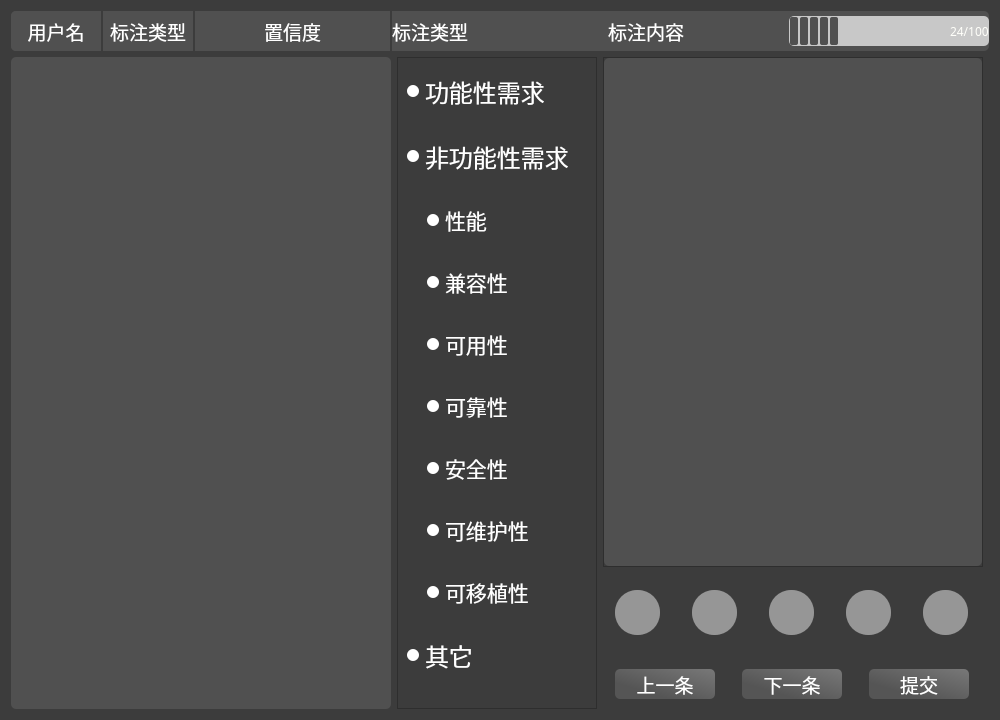
<?xml version="1.0" encoding="UTF-8"?>
<ui version="4.0">
 <class>CorrectWidget</class>
 <widget class="QWidget" name="CorrectWidget">
  <property name="geometry">
   <rect>
    <x>0</x>
    <y>0</y>
    <width>1000</width>
    <height>720</height>
   </rect>
  </property>
  <property name="windowTitle">
   <string>审阅</string>
  </property>
  <property name="windowIcon">
   <iconset resource="../Resource/image.qrc">
    <normaloff>:/img/icon.png</normaloff>:/img/icon.png</iconset>
  </property>
  <property name="styleSheet">
   <string notr="true">QWidget{
	background-color: rgb(60, 60, 60);
	color: rgb(255, 255, 255);
}</string>
  </property>
  <layout class="QGridLayout" name="gridLayout">
   <item row="1" column="1" rowspan="3" colspan="2">
    <widget class="QFrame" name="frame">
     <property name="sizePolicy">
      <sizepolicy hsizetype="Minimum" vsizetype="Minimum">
       <horstretch>0</horstretch>
       <verstretch>0</verstretch>
      </sizepolicy>
     </property>
     <property name="minimumSize">
      <size>
       <width>200</width>
       <height>530</height>
      </size>
     </property>
     <property name="maximumSize">
      <size>
       <width>200</width>
       <height>16777215</height>
      </size>
     </property>
     <property name="styleSheet">
      <string notr="true">this{
	background-color: rgb(60, 60, 60);
	color: rgb(255, 255, 255);
}</string>
     </property>
     <property name="frameShape">
      <enum>QFrame::StyledPanel</enum>
     </property>
     <property name="frameShadow">
      <enum>QFrame::Raised</enum>
     </property>
     <widget class="QRadioButton" name="btn_Type1">
      <property name="geometry">
       <rect>
        <x>10</x>
        <y>19</y>
        <width>138</width>
        <height>31</height>
       </rect>
      </property>
      <property name="font">
       <font>
        <family>微软雅黑 Light</family>
        <pointsize>18</pointsize>
       </font>
      </property>
      <property name="styleSheet">
       <string notr="true">QRadioButton{
	color: rgb(255, 255, 255);
	background-color: transparent;
}
QRadioButton::indicator {
    width:                  12px;
    height:                 12px;
    border-radius:          6px;
	background-color: rgb(255, 255, 255);
}
 
QRadioButton::indicator:checked {
	width: 8px;
    height: 8px;
	border-radius: 6px;
	border: 2px solid white;
    background-color: rgb(150, 150, 150);
}</string>
      </property>
      <property name="text">
       <string>功能性需求</string>
      </property>
      <property name="autoExclusive">
       <bool>true</bool>
      </property>
     </widget>
     <widget class="QRadioButton" name="btn_Type2">
      <property name="geometry">
       <rect>
        <x>10</x>
        <y>84</y>
        <width>162</width>
        <height>31</height>
       </rect>
      </property>
      <property name="font">
       <font>
        <family>微软雅黑 Light</family>
        <pointsize>18</pointsize>
       </font>
      </property>
      <property name="styleSheet">
       <string notr="true">QRadioButton{
	color: rgb(255, 255, 255);
	background-color: transparent;
}
QRadioButton::indicator {
    width:                  12px;
    height:                 12px;
    border-radius:          6px;
	background-color: rgb(255, 255, 255);
}
 
QRadioButton::indicator:checked {
	width: 8px;
    height: 8px;
	border-radius: 6px;
	border: 2px solid white;
    background-color: rgb(150, 150, 150);
}</string>
      </property>
      <property name="text">
       <string>非功能性需求</string>
      </property>
      <property name="autoExclusive">
       <bool>true</bool>
      </property>
     </widget>
     <widget class="QRadioButton" name="btn_Type3">
      <property name="geometry">
       <rect>
        <x>30</x>
        <y>149</y>
        <width>60</width>
        <height>28</height>
       </rect>
      </property>
      <property name="font">
       <font>
        <family>微软雅黑 Light</family>
        <pointsize>16</pointsize>
       </font>
      </property>
      <property name="styleSheet">
       <string notr="true">QRadioButton{
	color: rgb(255, 255, 255);
	background-color: transparent;
}
QRadioButton::indicator {
    width:                  12px;
    height:                 12px;
    border-radius:          6px;
	background-color: rgb(255, 255, 255);
}
 
QRadioButton::indicator:checked {
	width: 8px;
    height: 8px;
	border-radius: 6px;
	border: 2px solid white;
    background-color: rgb(150, 150, 150);
}</string>
      </property>
      <property name="text">
       <string>性能</string>
      </property>
      <property name="autoExclusive">
       <bool>true</bool>
      </property>
     </widget>
     <widget class="QRadioButton" name="btn_Type4">
      <property name="geometry">
       <rect>
        <x>30</x>
        <y>211</y>
        <width>81</width>
        <height>28</height>
       </rect>
      </property>
      <property name="font">
       <font>
        <family>微软雅黑 Light</family>
        <pointsize>16</pointsize>
       </font>
      </property>
      <property name="styleSheet">
       <string notr="true">QRadioButton{
	color: rgb(255, 255, 255);
	background-color: transparent;
}
QRadioButton::indicator {
    width:                  12px;
    height:                 12px;
    border-radius:          6px;
	background-color: rgb(255, 255, 255);
}
 
QRadioButton::indicator:checked {
	width: 8px;
    height: 8px;
	border-radius: 6px;
	border: 2px solid white;
    background-color: rgb(150, 150, 150);
}</string>
      </property>
      <property name="text">
       <string>兼容性</string>
      </property>
      <property name="autoExclusive">
       <bool>true</bool>
      </property>
     </widget>
     <widget class="QRadioButton" name="btn_Type5">
      <property name="geometry">
       <rect>
        <x>30</x>
        <y>273</y>
        <width>81</width>
        <height>28</height>
       </rect>
      </property>
      <property name="font">
       <font>
        <family>微软雅黑 Light</family>
        <pointsize>16</pointsize>
       </font>
      </property>
      <property name="styleSheet">
       <string notr="true">QRadioButton{
	color: rgb(255, 255, 255);
	background-color: transparent;
}
QRadioButton::indicator {
    width:                  12px;
    height:                 12px;
    border-radius:          6px;
	background-color: rgb(255, 255, 255);
}
 
QRadioButton::indicator:checked {
	width: 8px;
    height: 8px;
	border-radius: 6px;
	border: 2px solid white;
    background-color: rgb(150, 150, 150);
}</string>
      </property>
      <property name="text">
       <string>可用性</string>
      </property>
      <property name="autoExclusive">
       <bool>true</bool>
      </property>
     </widget>
     <widget class="QRadioButton" name="btn_Type8">
      <property name="geometry">
       <rect>
        <x>30</x>
        <y>459</y>
        <width>102</width>
        <height>28</height>
       </rect>
      </property>
      <property name="font">
       <font>
        <family>微软雅黑 Light</family>
        <pointsize>16</pointsize>
       </font>
      </property>
      <property name="styleSheet">
       <string notr="true">QRadioButton{
	color: rgb(255, 255, 255);
	background-color: transparent;
}
QRadioButton::indicator {
    width:                  12px;
    height:                 12px;
    border-radius:          6px;
	background-color: rgb(255, 255, 255);
}
 
QRadioButton::indicator:checked {
	width: 8px;
    height: 8px;
	border-radius: 6px;
	border: 2px solid white;
    background-color: rgb(150, 150, 150);
}</string>
      </property>
      <property name="text">
       <string>可维护性</string>
      </property>
      <property name="autoExclusive">
       <bool>true</bool>
      </property>
     </widget>
     <widget class="QRadioButton" name="btn_Type9">
      <property name="geometry">
       <rect>
        <x>30</x>
        <y>521</y>
        <width>102</width>
        <height>28</height>
       </rect>
      </property>
      <property name="font">
       <font>
        <family>微软雅黑 Light</family>
        <pointsize>16</pointsize>
       </font>
      </property>
      <property name="styleSheet">
       <string notr="true">QRadioButton{
	color: rgb(255, 255, 255);
	background-color: transparent;
}
QRadioButton::indicator {
    width:                  12px;
    height:                 12px;
    border-radius:          6px;
	background-color: rgb(255, 255, 255);
}
 
QRadioButton::indicator:checked {
	width: 8px;
    height: 8px;
	border-radius: 6px;
	border: 2px solid white;
    background-color: rgb(150, 150, 150);
}</string>
      </property>
      <property name="text">
       <string>可移植性</string>
      </property>
      <property name="autoExclusive">
       <bool>true</bool>
      </property>
     </widget>
     <widget class="QRadioButton" name="btn_Type10">
      <property name="geometry">
       <rect>
        <x>10</x>
        <y>583</y>
        <width>66</width>
        <height>31</height>
       </rect>
      </property>
      <property name="font">
       <font>
        <family>微软雅黑 Light</family>
        <pointsize>18</pointsize>
       </font>
      </property>
      <property name="styleSheet">
       <string notr="true">QRadioButton{
	color: rgb(255, 255, 255);
	background-color: transparent;
}
QRadioButton::indicator {
    width:                  12px;
    height:                 12px;
    border-radius:          6px;
	background-color: rgb(255, 255, 255);
}
 
QRadioButton::indicator:checked {
	width: 8px;
    height: 8px;
	border-radius: 6px;
	border: 2px solid white;
    background-color: rgb(150, 150, 150);
}</string>
      </property>
      <property name="text">
       <string>其它</string>
      </property>
      <property name="autoExclusive">
       <bool>true</bool>
      </property>
     </widget>
     <widget class="QRadioButton" name="btn_Type6">
      <property name="geometry">
       <rect>
        <x>30</x>
        <y>335</y>
        <width>81</width>
        <height>28</height>
       </rect>
      </property>
      <property name="font">
       <font>
        <family>微软雅黑 Light</family>
        <pointsize>16</pointsize>
       </font>
      </property>
      <property name="styleSheet">
       <string notr="true">QRadioButton{
	color: rgb(255, 255, 255);
	background-color: transparent;
}
QRadioButton::indicator {
    width:                  12px;
    height:                 12px;
    border-radius:          6px;
	background-color: rgb(255, 255, 255);
}
 
QRadioButton::indicator:checked {
	width: 8px;
    height: 8px;
	border-radius: 6px;
	border: 2px solid white;
    background-color: rgb(150, 150, 150);
}</string>
      </property>
      <property name="text">
       <string>可靠性</string>
      </property>
      <property name="autoExclusive">
       <bool>true</bool>
      </property>
     </widget>
     <widget class="QRadioButton" name="btn_Type7">
      <property name="geometry">
       <rect>
        <x>30</x>
        <y>397</y>
        <width>81</width>
        <height>28</height>
       </rect>
      </property>
      <property name="font">
       <font>
        <family>微软雅黑 Light</family>
        <pointsize>16</pointsize>
       </font>
      </property>
      <property name="styleSheet">
       <string notr="true">QRadioButton{
	color: rgb(255, 255, 255);
	background-color: transparent;
}
QRadioButton::indicator {
    width:                  12px;
    height:                 12px;
    border-radius:          6px;
	background-color: rgb(255, 255, 255);
}
 
QRadioButton::indicator:checked {
	width: 8px;
    height: 8px;
	border-radius: 6px;
	border: 2px solid white;
    background-color: rgb(150, 150, 150);
}</string>
      </property>
      <property name="text">
       <string>安全性</string>
      </property>
      <property name="autoExclusive">
       <bool>true</bool>
      </property>
     </widget>
    </widget>
   </item>
   <item row="1" column="0" rowspan="3">
    <widget class="QFrame" name="frame_toCorrect">
     <property name="minimumSize">
      <size>
       <width>380</width>
       <height>530</height>
      </size>
     </property>
     <property name="styleSheet">
      <string notr="true">QFrame{
	border: 0px;
	border-radius: 5px;
}</string>
     </property>
     <property name="frameShape">
      <enum>QFrame::StyledPanel</enum>
     </property>
     <property name="frameShadow">
      <enum>QFrame::Raised</enum>
     </property>
     <layout class="QVBoxLayout" name="verticalLayout">
      <property name="leftMargin">
       <number>0</number>
      </property>
      <property name="topMargin">
       <number>0</number>
      </property>
      <property name="rightMargin">
       <number>0</number>
      </property>
      <property name="bottomMargin">
       <number>0</number>
      </property>
      <item>
       <widget class="QScrollArea" name="scrollArea">
        <property name="sizePolicy">
         <sizepolicy hsizetype="Minimum" vsizetype="Minimum">
          <horstretch>0</horstretch>
          <verstretch>0</verstretch>
         </sizepolicy>
        </property>
        <property name="minimumSize">
         <size>
          <width>0</width>
          <height>0</height>
         </size>
        </property>
        <property name="styleSheet">
         <string notr="true">QScrollArea{
	border: 0px;
}</string>
        </property>
        <property name="widgetResizable">
         <bool>true</bool>
        </property>
        <widget class="QWidget" name="scrollAreaWidgetContents">
         <property name="geometry">
          <rect>
           <x>0</x>
           <y>0</y>
           <width>380</width>
           <height>656</height>
          </rect>
         </property>
         <property name="styleSheet">
          <string notr="true">QWidget{
	background-color: rgb(80, 80, 80);
	border-radius: 5px;
}</string>
         </property>
        </widget>
       </widget>
      </item>
     </layout>
    </widget>
   </item>
   <item row="3" column="3">
    <widget class="QFrame" name="frame_btn">
     <property name="sizePolicy">
      <sizepolicy hsizetype="Minimum" vsizetype="Preferred">
       <horstretch>0</horstretch>
       <verstretch>0</verstretch>
      </sizepolicy>
     </property>
     <property name="minimumSize">
      <size>
       <width>150</width>
       <height>50</height>
      </size>
     </property>
     <property name="styleSheet">
      <string notr="true">QFrame{
	border: 0px;
}</string>
     </property>
     <property name="frameShape">
      <enum>QFrame::StyledPanel</enum>
     </property>
     <property name="frameShadow">
      <enum>QFrame::Raised</enum>
     </property>
     <layout class="QHBoxLayout" name="horizontalLayout_2">
      <property name="spacing">
       <number>15</number>
      </property>
      <property name="leftMargin">
       <number>0</number>
      </property>
      <property name="topMargin">
       <number>0</number>
      </property>
      <property name="rightMargin">
       <number>0</number>
      </property>
      <property name="bottomMargin">
       <number>0</number>
      </property>
      <item>
       <widget class="QPushButton" name="btn_Last">
        <property name="minimumSize">
         <size>
          <width>60</width>
          <height>25</height>
         </size>
        </property>
        <property name="maximumSize">
         <size>
          <width>100</width>
          <height>30</height>
         </size>
        </property>
        <property name="font">
         <font>
          <family>Agency FB</family>
          <pointsize>14</pointsize>
         </font>
        </property>
        <property name="styleSheet">
         <string notr="true">QPushButton{
background-color: qlineargradient(spread:repeat, x1:0, y1:1, x2:1, y2:0, stop:0.272727 rgba(85, 85, 85, 255), stop:1 rgba(120, 120, 120, 255));
border-color: rgb(100, 100, 100);
color: rgb(255, 255, 255);
border:2px;
border-radius:5px;
}
QPushButton:hover {
   background-color: qlineargradient(spread:repeat, x1:0, y1:1, x2:1, y2:0, stop:0.272727 rgba(120, 120, 120, 255), stop:1 rgba(85, 85, 85, 255));
}
QPushButton:pressed {
    padding-left: 5px;
    padding-top: 5px;
    background-color: rgb(120, 120, 120);
}</string>
        </property>
        <property name="text">
         <string>上一条</string>
        </property>
        <property name="flat">
         <bool>false</bool>
        </property>
       </widget>
      </item>
      <item>
       <widget class="QPushButton" name="btn_Next">
        <property name="minimumSize">
         <size>
          <width>60</width>
          <height>25</height>
         </size>
        </property>
        <property name="maximumSize">
         <size>
          <width>100</width>
          <height>30</height>
         </size>
        </property>
        <property name="font">
         <font>
          <family>Agency FB</family>
          <pointsize>14</pointsize>
         </font>
        </property>
        <property name="styleSheet">
         <string notr="true">QPushButton{
background-color: qlineargradient(spread:repeat, x1:0, y1:1, x2:1, y2:0, stop:0.272727 rgba(85, 85, 85, 255), stop:1 rgba(120, 120, 120, 255));
border-color: rgb(100, 100, 100);
color: rgb(255, 255, 255);
border:2px;
border-radius:5px;
}
QPushButton:hover {
   background-color: qlineargradient(spread:repeat, x1:0, y1:1, x2:1, y2:0, stop:0.272727 rgba(120, 120, 120, 255), stop:1 rgba(85, 85, 85, 255));
}
QPushButton:pressed {
    padding-left: 5px;
    padding-top: 5px;
    background-color: rgb(120, 120, 120);
}</string>
        </property>
        <property name="text">
         <string>下一条</string>
        </property>
        <property name="flat">
         <bool>false</bool>
        </property>
       </widget>
      </item>
      <item>
       <widget class="QPushButton" name="btn_Submit">
        <property name="minimumSize">
         <size>
          <width>60</width>
          <height>25</height>
         </size>
        </property>
        <property name="maximumSize">
         <size>
          <width>100</width>
          <height>30</height>
         </size>
        </property>
        <property name="font">
         <font>
          <family>Agency FB</family>
          <pointsize>14</pointsize>
         </font>
        </property>
        <property name="styleSheet">
         <string notr="true">QPushButton{
background-color: qlineargradient(spread:repeat, x1:0, y1:1, x2:1, y2:0, stop:0.272727 rgba(85, 85, 85, 255), stop:1 rgba(120, 120, 120, 255));
border-color: rgb(100, 100, 100);
color: rgb(255, 255, 255);
border:2px;
border-radius:5px;
}
QPushButton:hover {
   background-color: qlineargradient(spread:repeat, x1:0, y1:1, x2:1, y2:0, stop:0.272727 rgba(120, 120, 120, 255), stop:1 rgba(85, 85, 85, 255));
}
QPushButton:pressed {
    padding-left: 5px;
    padding-top: 5px;
    background-color: rgb(120, 120, 120);
}</string>
        </property>
        <property name="text">
         <string>提交</string>
        </property>
        <property name="flat">
         <bool>false</bool>
        </property>
       </widget>
      </item>
     </layout>
    </widget>
   </item>
   <item row="0" column="0" colspan="5">
    <widget class="QFrame" name="frame_label">
     <property name="minimumSize">
      <size>
       <width>950</width>
       <height>40</height>
      </size>
     </property>
     <property name="maximumSize">
      <size>
       <width>16777215</width>
       <height>60</height>
      </size>
     </property>
     <property name="styleSheet">
      <string notr="true">QFrame{
	background-color: rgb(80, 80, 80);
	border-radius: 5px;
}</string>
     </property>
     <property name="frameShape">
      <enum>QFrame::StyledPanel</enum>
     </property>
     <property name="frameShadow">
      <enum>QFrame::Raised</enum>
     </property>
     <layout class="QHBoxLayout" name="horizontalLayout">
      <property name="spacing">
       <number>0</number>
      </property>
      <property name="leftMargin">
       <number>0</number>
      </property>
      <property name="topMargin">
       <number>0</number>
      </property>
      <property name="rightMargin">
       <number>0</number>
      </property>
      <property name="bottomMargin">
       <number>0</number>
      </property>
      <item>
       <widget class="QLabel" name="label_userName">
        <property name="sizePolicy">
         <sizepolicy hsizetype="Minimum" vsizetype="Minimum">
          <horstretch>0</horstretch>
          <verstretch>0</verstretch>
         </sizepolicy>
        </property>
        <property name="minimumSize">
         <size>
          <width>90</width>
          <height>20</height>
         </size>
        </property>
        <property name="maximumSize">
         <size>
          <width>120</width>
          <height>16777215</height>
         </size>
        </property>
        <property name="font">
         <font>
          <family>等线</family>
          <pointsize>14</pointsize>
         </font>
        </property>
        <property name="styleSheet">
         <string notr="true">QLabel{
	color: rgb(255, 255, 255);
	background-color: rgb(80, 80, 80);
	border: 0px;
}</string>
        </property>
        <property name="frameShape">
         <enum>QFrame::Box</enum>
        </property>
        <property name="text">
         <string>用户名</string>
        </property>
        <property name="alignment">
         <set>Qt::AlignCenter</set>
        </property>
       </widget>
      </item>
      <item>
       <widget class="QFrame" name="frame_line1">
        <property name="sizePolicy">
         <sizepolicy hsizetype="Fixed" vsizetype="Fixed">
          <horstretch>0</horstretch>
          <verstretch>0</verstretch>
         </sizepolicy>
        </property>
        <property name="minimumSize">
         <size>
          <width>2</width>
          <height>40</height>
         </size>
        </property>
        <property name="styleSheet">
         <string notr="true">QFrame{
	background-color: rgb(60, 60, 60);
}</string>
        </property>
        <property name="frameShape">
         <enum>QFrame::StyledPanel</enum>
        </property>
        <property name="frameShadow">
         <enum>QFrame::Raised</enum>
        </property>
        <property name="lineWidth">
         <number>0</number>
        </property>
       </widget>
      </item>
      <item>
       <widget class="QLabel" name="label_markClass">
        <property name="sizePolicy">
         <sizepolicy hsizetype="Minimum" vsizetype="Minimum">
          <horstretch>0</horstretch>
          <verstretch>0</verstretch>
         </sizepolicy>
        </property>
        <property name="minimumSize">
         <size>
          <width>90</width>
          <height>20</height>
         </size>
        </property>
        <property name="maximumSize">
         <size>
          <width>120</width>
          <height>16777215</height>
         </size>
        </property>
        <property name="font">
         <font>
          <family>等线</family>
          <pointsize>14</pointsize>
         </font>
        </property>
        <property name="styleSheet">
         <string notr="true">QLabel{
	color: rgb(255, 255, 255);
	background-color: rgb(80, 80, 80);
	border: 0px;
}</string>
        </property>
        <property name="frameShape">
         <enum>QFrame::Box</enum>
        </property>
        <property name="text">
         <string>标注类型</string>
        </property>
        <property name="alignment">
         <set>Qt::AlignCenter</set>
        </property>
       </widget>
      </item>
      <item>
       <widget class="QFrame" name="frame_line2">
        <property name="sizePolicy">
         <sizepolicy hsizetype="Fixed" vsizetype="Fixed">
          <horstretch>0</horstretch>
          <verstretch>0</verstretch>
         </sizepolicy>
        </property>
        <property name="minimumSize">
         <size>
          <width>2</width>
          <height>40</height>
         </size>
        </property>
        <property name="styleSheet">
         <string notr="true">QFrame{
	background-color: rgb(60, 60, 60);
}</string>
        </property>
        <property name="frameShape">
         <enum>QFrame::StyledPanel</enum>
        </property>
        <property name="frameShadow">
         <enum>QFrame::Raised</enum>
        </property>
       </widget>
      </item>
      <item>
       <widget class="QLabel" name="label_markCreddit">
        <property name="minimumSize">
         <size>
          <width>195</width>
          <height>20</height>
         </size>
        </property>
        <property name="maximumSize">
         <size>
          <width>120</width>
          <height>16777215</height>
         </size>
        </property>
        <property name="font">
         <font>
          <family>等线</family>
          <pointsize>14</pointsize>
         </font>
        </property>
        <property name="styleSheet">
         <string notr="true">QLabel{
	color: rgb(255, 255, 255);
	background-color: rgb(80, 80, 80);
	border: 0px;
}</string>
        </property>
        <property name="frameShape">
         <enum>QFrame::Box</enum>
        </property>
        <property name="text">
         <string>置信度</string>
        </property>
        <property name="alignment">
         <set>Qt::AlignCenter</set>
        </property>
       </widget>
      </item>
      <item>
       <widget class="QFrame" name="frame_line3">
        <property name="sizePolicy">
         <sizepolicy hsizetype="Fixed" vsizetype="Fixed">
          <horstretch>0</horstretch>
          <verstretch>0</verstretch>
         </sizepolicy>
        </property>
        <property name="minimumSize">
         <size>
          <width>2</width>
          <height>40</height>
         </size>
        </property>
        <property name="styleSheet">
         <string notr="true">QFrame{
	background-color: rgb(60, 60, 60);
}</string>
        </property>
        <property name="frameShape">
         <enum>QFrame::StyledPanel</enum>
        </property>
        <property name="frameShadow">
         <enum>QFrame::Raised</enum>
        </property>
       </widget>
      </item>
      <item>
       <widget class="QLabel" name="label_markCreddit_2">
        <property name="sizePolicy">
         <sizepolicy hsizetype="Minimum" vsizetype="Minimum">
          <horstretch>0</horstretch>
          <verstretch>0</verstretch>
         </sizepolicy>
        </property>
        <property name="minimumSize">
         <size>
          <width>60</width>
          <height>20</height>
         </size>
        </property>
        <property name="maximumSize">
         <size>
          <width>120</width>
          <height>16777215</height>
         </size>
        </property>
        <property name="font">
         <font>
          <family>等线</family>
          <pointsize>14</pointsize>
         </font>
        </property>
        <property name="styleSheet">
         <string notr="true">QLabel{
	color: rgb(255, 255, 255);
	background-color: rgb(80, 80, 80);
	border: 0px;
}</string>
        </property>
        <property name="frameShape">
         <enum>QFrame::Box</enum>
        </property>
        <property name="text">
         <string>标注类型</string>
        </property>
        <property name="alignment">
         <set>Qt::AlignCenter</set>
        </property>
       </widget>
      </item>
      <item>
       <spacer name="horizontalSpacer_4">
        <property name="orientation">
         <enum>Qt::Horizontal</enum>
        </property>
        <property name="sizeType">
         <enum>QSizePolicy::Fixed</enum>
        </property>
        <property name="sizeHint" stdset="0">
         <size>
          <width>140</width>
          <height>20</height>
         </size>
        </property>
       </spacer>
      </item>
      <item>
       <widget class="QLabel" name="label_markCreddit_3">
        <property name="sizePolicy">
         <sizepolicy hsizetype="Minimum" vsizetype="Minimum">
          <horstretch>0</horstretch>
          <verstretch>0</verstretch>
         </sizepolicy>
        </property>
        <property name="minimumSize">
         <size>
          <width>60</width>
          <height>20</height>
         </size>
        </property>
        <property name="maximumSize">
         <size>
          <width>120</width>
          <height>16777215</height>
         </size>
        </property>
        <property name="font">
         <font>
          <family>等线</family>
          <pointsize>14</pointsize>
         </font>
        </property>
        <property name="styleSheet">
         <string notr="true">QLabel{
	color: rgb(255, 255, 255);
	background-color: rgb(80, 80, 80);
	border: 0px;
}</string>
        </property>
        <property name="frameShape">
         <enum>QFrame::Box</enum>
        </property>
        <property name="text">
         <string>标注内容</string>
        </property>
        <property name="alignment">
         <set>Qt::AlignCenter</set>
        </property>
       </widget>
      </item>
      <item>
       <spacer name="horizontalSpacer_3">
        <property name="orientation">
         <enum>Qt::Horizontal</enum>
        </property>
        <property name="sizeType">
         <enum>QSizePolicy::Expanding</enum>
        </property>
        <property name="sizeHint" stdset="0">
         <size>
          <width>20</width>
          <height>20</height>
         </size>
        </property>
       </spacer>
      </item>
      <item>
       <widget class="QProgressBar" name="progressBar">
        <property name="minimumSize">
         <size>
          <width>200</width>
          <height>20</height>
         </size>
        </property>
        <property name="maximumSize">
         <size>
          <width>600</width>
          <height>30</height>
         </size>
        </property>
        <property name="font">
         <font>
          <family>微软雅黑 Light</family>
         </font>
        </property>
        <property name="styleSheet">
         <string notr="true">QProgressBar{
	background: rgb(200, 200, 200);
	text-align: right;
	color: rgb(255,255,250);
	border-radius:5px;
}
QProgressBar::chunk{
	border-radius:2px;
	background-color:rgb(80, 80, 80);
	width:8px;
	margin: 0.5px;
}</string>
        </property>
        <property name="value">
         <number>24</number>
        </property>
        <property name="textVisible">
         <bool>true</bool>
        </property>
        <property name="format">
         <string>%v/%m</string>
        </property>
       </widget>
      </item>
     </layout>
    </widget>
   </item>
   <item row="2" column="3">
    <widget class="QFrame" name="frame_Rank">
     <property name="sizePolicy">
      <sizepolicy hsizetype="Minimum" vsizetype="Minimum">
       <horstretch>0</horstretch>
       <verstretch>0</verstretch>
      </sizepolicy>
     </property>
     <property name="minimumSize">
      <size>
       <width>150</width>
       <height>80</height>
      </size>
     </property>
     <property name="styleSheet">
      <string notr="true">QFrame{
	background-color: transparent;
}</string>
     </property>
     <property name="frameShape">
      <enum>QFrame::StyledPanel</enum>
     </property>
     <property name="frameShadow">
      <enum>QFrame::Raised</enum>
     </property>
     <layout class="QHBoxLayout" name="horizontalLayout_3">
      <property name="spacing">
       <number>30</number>
      </property>
      <item>
       <widget class="QPushButton" name="btn_Star1">
        <property name="minimumSize">
         <size>
          <width>45</width>
          <height>45</height>
         </size>
        </property>
        <property name="maximumSize">
         <size>
          <width>45</width>
          <height>45</height>
         </size>
        </property>
        <property name="sizeIncrement">
         <size>
          <width>30</width>
          <height>30</height>
         </size>
        </property>
        <property name="styleSheet">
         <string notr="true">QPushButton{
	border-radius: 22px;
	background-color: rgb(150, 150, 150);
}
QPushButton:flat{
	background-color: rgb(255, 255, 255);
}</string>
        </property>
        <property name="text">
         <string/>
        </property>
        <property name="default">
         <bool>false</bool>
        </property>
       </widget>
      </item>
      <item>
       <widget class="QPushButton" name="btn_Star2">
        <property name="minimumSize">
         <size>
          <width>45</width>
          <height>45</height>
         </size>
        </property>
        <property name="maximumSize">
         <size>
          <width>45</width>
          <height>45</height>
         </size>
        </property>
        <property name="sizeIncrement">
         <size>
          <width>30</width>
          <height>30</height>
         </size>
        </property>
        <property name="styleSheet">
         <string notr="true">QPushButton{
	border-radius: 22px;
	background-color: rgb(150, 150, 150);
}
QPushButton:flat{
	background-color: rgb(255, 255, 255);
}</string>
        </property>
        <property name="text">
         <string/>
        </property>
       </widget>
      </item>
      <item>
       <widget class="QPushButton" name="btn_Star3">
        <property name="minimumSize">
         <size>
          <width>45</width>
          <height>45</height>
         </size>
        </property>
        <property name="maximumSize">
         <size>
          <width>45</width>
          <height>45</height>
         </size>
        </property>
        <property name="sizeIncrement">
         <size>
          <width>30</width>
          <height>30</height>
         </size>
        </property>
        <property name="styleSheet">
         <string notr="true">QPushButton{
	border-radius: 22px;
	background-color: rgb(150, 150, 150);
}
QPushButton:flat{
	background-color: rgb(255, 255, 255);
}</string>
        </property>
        <property name="text">
         <string/>
        </property>
       </widget>
      </item>
      <item>
       <widget class="QPushButton" name="btn_Star4">
        <property name="minimumSize">
         <size>
          <width>45</width>
          <height>45</height>
         </size>
        </property>
        <property name="maximumSize">
         <size>
          <width>45</width>
          <height>45</height>
         </size>
        </property>
        <property name="sizeIncrement">
         <size>
          <width>30</width>
          <height>30</height>
         </size>
        </property>
        <property name="styleSheet">
         <string notr="true">QPushButton{
	border-radius: 22px;
	background-color: rgb(150, 150, 150);
}
QPushButton:flat{
	background-color: rgb(255, 255, 255);
}</string>
        </property>
        <property name="text">
         <string/>
        </property>
       </widget>
      </item>
      <item>
       <widget class="QPushButton" name="btn_Star5">
        <property name="minimumSize">
         <size>
          <width>45</width>
          <height>45</height>
         </size>
        </property>
        <property name="maximumSize">
         <size>
          <width>45</width>
          <height>45</height>
         </size>
        </property>
        <property name="sizeIncrement">
         <size>
          <width>30</width>
          <height>30</height>
         </size>
        </property>
        <property name="styleSheet">
         <string notr="true">QPushButton{
	border-radius: 22px;
	background-color: rgb(150, 150, 150);
}
QPushButton:flat{
	background-color: rgb(255, 255, 255);
}</string>
        </property>
        <property name="text">
         <string/>
        </property>
       </widget>
      </item>
     </layout>
    </widget>
   </item>
   <item row="1" column="3">
    <widget class="QFrame" name="frame_text">
     <property name="minimumSize">
      <size>
       <width>150</width>
       <height>380</height>
      </size>
     </property>
     <property name="styleSheet">
      <string notr="true"/>
     </property>
     <property name="frameShape">
      <enum>QFrame::StyledPanel</enum>
     </property>
     <property name="frameShadow">
      <enum>QFrame::Raised</enum>
     </property>
     <layout class="QVBoxLayout" name="verticalLayout_2">
      <property name="leftMargin">
       <number>0</number>
      </property>
      <property name="topMargin">
       <number>0</number>
      </property>
      <property name="rightMargin">
       <number>0</number>
      </property>
      <property name="bottomMargin">
       <number>0</number>
      </property>
      <item>
       <widget class="QTextBrowser" name="textBrowser">
        <property name="minimumSize">
         <size>
          <width>0</width>
          <height>0</height>
         </size>
        </property>
        <property name="font">
         <font>
          <family>微软雅黑</family>
          <pointsize>14</pointsize>
         </font>
        </property>
        <property name="styleSheet">
         <string notr="true">QTextBrowser{
	color: rgb(255, 255, 255);
	background-color: rgb(80, 80, 80);
	border: 0px;
	border-radius: 5px;
}
	</string>
        </property>
       </widget>
      </item>
     </layout>
    </widget>
   </item>
  </layout>
 </widget>
 <resources>
  <include location="../Resource/image.qrc"/>
 </resources>
 <connections/>
</ui>
